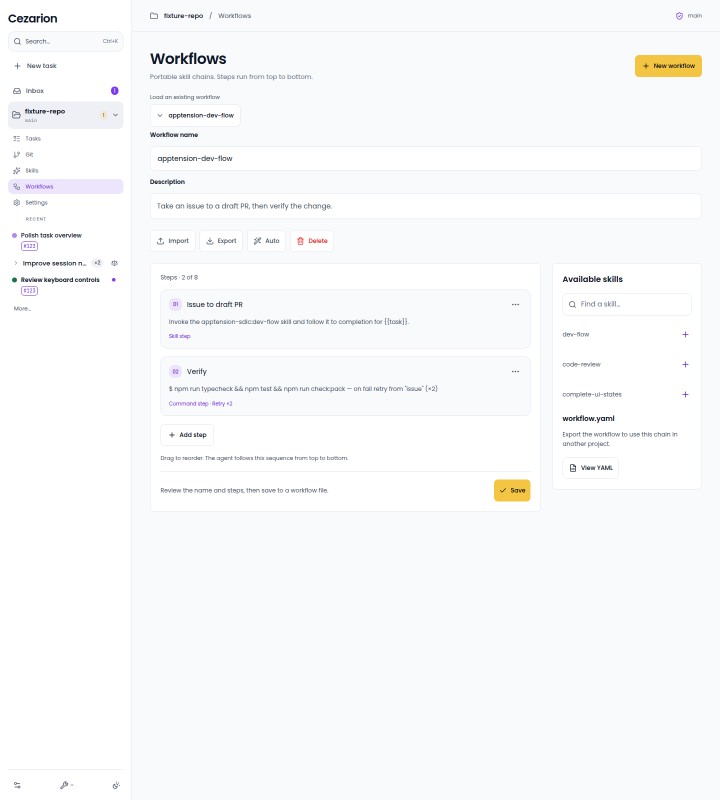
#> input picture .ai/qa/shared-final-fc/independent-review/checkpoint-b87b5082/C2sfEo.png, 1440 x 1600 px (shown at 1/2 size); its folder holds 4 pictures in this run
$ python pair-images.py
#> lines starting #> are read from the running program, lines starting #| are printed output that depends on the picture
"""Pair original design PNGs with built screenshots without anisotropic scaling."""
from pathlib import Path
from PIL import Image, ImageDraw
import json
out=Path(__file__).parent
pairs=json.loads((out/'pairs.json').read_text())
#> (reads .ai/qa/shared-final-fc/independent-review/checkpoint-b87b5082/pairs.json from the repository)
main=[p for p in pairs if p['name']==p['reference'] or p['name'] in ['import-desktop-light','import-desktop-dark','import-mobile-light','import-mobile-dark']]
(out/'comparisons').mkdir(exist_ok=True)
for p in main:
    actual=Image.open(out/p['actual']).convert('RGB')
#> actual is the input picture: PIL image 1440x1600 RGB; mean R, G, B 248.5, 249.6, 250.7
    reference=Image.open(Path('.ai/design-reference/iteration-3/design')/f"{p['reference']}.png").convert('RGB')
    scale=actual.width/reference.width
#> scale = 1
    reference=reference.resize((actual.width,round(reference.height*scale)),Image.Resampling.LANCZOS)
    pair=Image.new('RGB',(actual.width*2,max(actual.height,reference.height)+24),'white')
#> pair: PIL image 2880x1624 RGB; every value is 255
    pair.paste(reference,(0,24));pair.paste(actual,(actual.width,24))
#> after `pair.paste(reference, (0, 24))`:
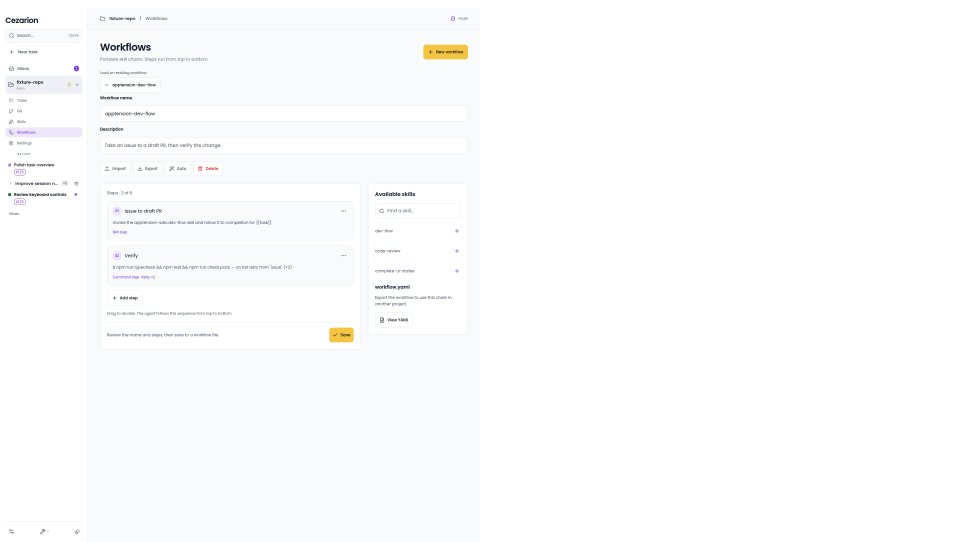
#> pair: PIL image 2880x1624 RGB (shown at 1/3 size); mean R, G, B 251.8, 252.3, 252.9
    draw=ImageDraw.Draw(pair);draw.text((8,5),'CONFIRMED DESIGN',fill='black');draw.text((actual.width+8,5),'BUILT BROWSER',fill='black')
    pair.save(out/'comparisons'/f"{p['name']}.png")
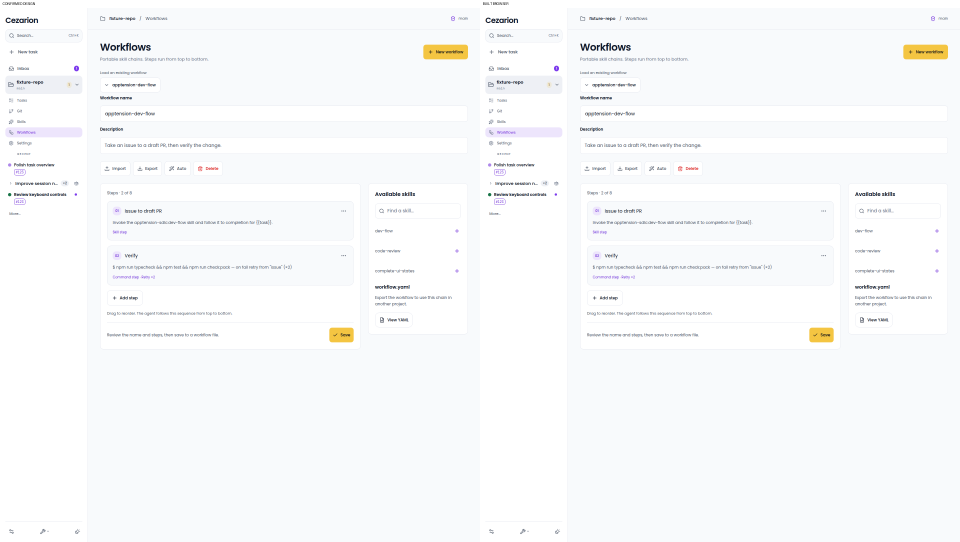
#> saved as C2sfEo.png: PIL image 2880x1624 RGB (shown at 1/3 size); mean R, G, B 248.6, 249.7, 250.8
#> (the run stopped early here; a loop or call above may not have finished)
